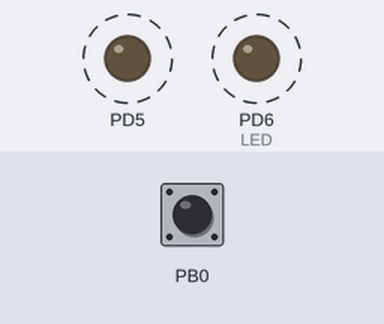
A program run on a simulated ATmega16, built with avr-gcc and emulated at 1 MHz. Parts: output pins drawn as LEDs (lit = HIGH). Dashed ring = blinking. The test bench sets the inputs (shaded band); at power-on: PB0 HIGH.

Above: at 1.8 s.
1.9 s: PB0 pulled LOW for 0.6 s
At 2.9 s:
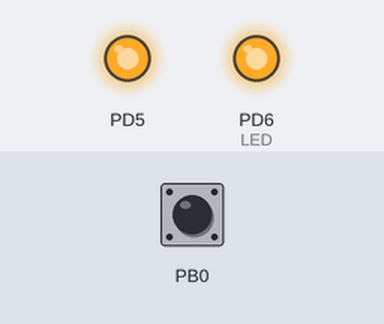
At 3.4 s:
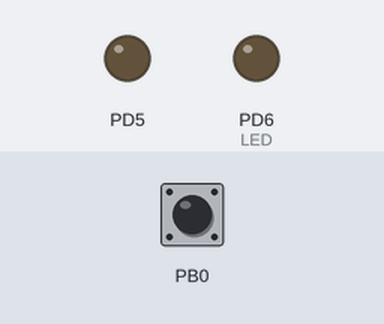
Timing chart, 0 to 10.9 s (numbered marks = the images above; inputs shaded):
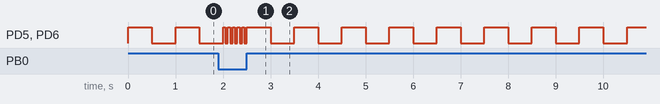

The program:

main.c
```c
/*
 * AddingButton.c
 *
 Button is connected to PB0 (PIN 1 of Atmega 16) and GND
 Led is connected to PD6 (PIN 20 of ATmega 16) with a 270R Resistor in series to GND

 Settings under Tools->Extended Tools of AtmelStudio7 for External Programmer (USBasp) :
 Title		:	USBasp Release
 Path		:	C:\avrdude-6.3-mingw32\avrdude.exe
 Arguments	:	-c USBasp -p m16 -U flash:w:$(ProjectDir)\Release\$(TargetName).hex:i

 * Created: 06-02-2025 18:41:14
 * Author : avinash
 */

#define F_CPU 1000000UL
#define DELAY_MS 500				    // Treated as a compile-time constant
#include <avr/io.h>
#include <util/delay.h>

void init_led( volatile uint8_t *, volatile uint8_t *, uint8_t );
void init_button( volatile uint8_t *, volatile uint8_t *, uint8_t );

int main(void)
{
	init_led(&DDRD, &PORTD, PIND6);		// Initialize LED on PORTD, PIN6
	init_led(&DDRD, &PORTD, PIND5);		// Initialize LED on PORTD, PIN6
	init_button(&DDRB, &PORTB, PINB0);  // Initialize Button on PORTB, PINB0

	while (1)
	{

		PORTD	^=	 (1 << PIND6) | (1 << PIND5);		// Toggle LED

		//if ( bit_is_clear(PINB , 1) )
		if(	!( PINB & (1<<PINB0))	)
		{
			_delay_ms(50);
		}
		else
		{
			_delay_ms(500);
		}
	}
}

// Function to initialize LED pin

void init_led( volatile uint8_t *ddr, volatile uint8_t *port, uint8_t pin)
	{
	*ddr	|=	(1 << pin);		// Set pin as output
	*port	&=	 ~(1 << pin);	// Ensure LED is OFF initially
	}

// Function to initialize BUTTON pin

void init_button(volatile uint8_t *ddr, volatile uint8_t *port, uint8_t pin)
{
	*ddr	&=	 ~(1 << pin);		// Set pin as Input
	*port	|=	 (1 << pin);		// Ensure pin is HIGH (PULLED UP) initially
}
```
